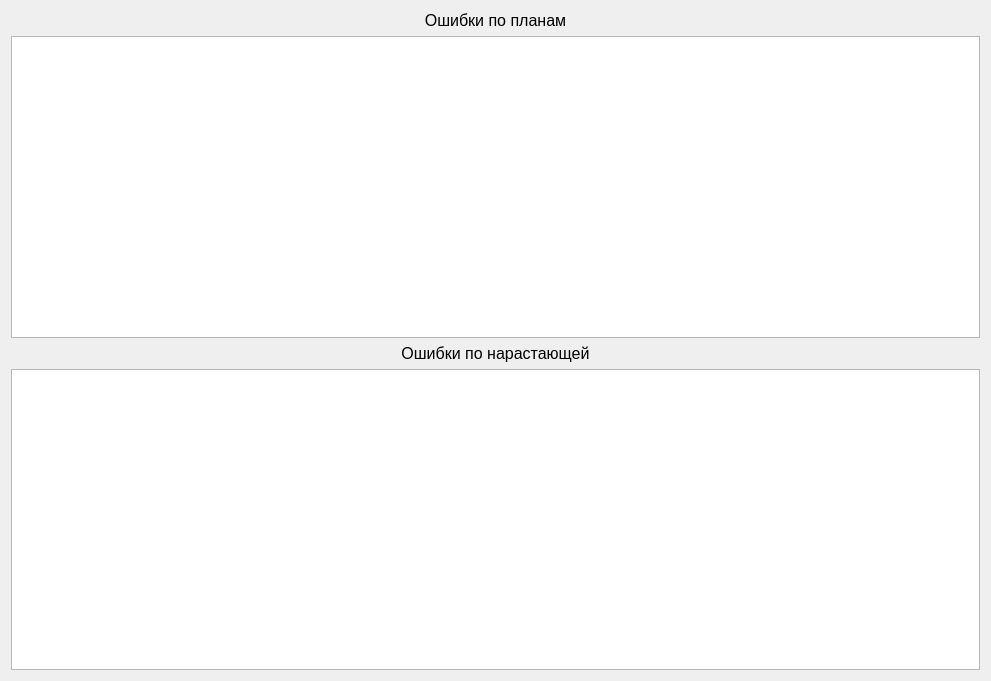
<?xml version="1.0" encoding="UTF-8"?>
<ui version="4.0">
 <class>ErrorDialog</class>
 <widget class="QDialog" name="ErrorDialog">
  <property name="windowModality">
   <enum>Qt::NonModal</enum>
  </property>
  <property name="geometry">
   <rect>
    <x>0</x>
    <y>0</y>
    <width>991</width>
    <height>681</height>
   </rect>
  </property>
  <property name="windowTitle">
   <string>Окно обработки ошибок</string>
  </property>
  <layout class="QGridLayout" name="gridLayout">
   <item row="3" column="0">
    <widget class="QTableView" name="remnants_table">
     <property name="editTriggers">
      <set>QAbstractItemView::NoEditTriggers</set>
     </property>
    </widget>
   </item>
   <item row="1" column="0">
    <widget class="QTableView" name="plan_table">
     <property name="editTriggers">
      <set>QAbstractItemView::NoEditTriggers</set>
     </property>
    </widget>
   </item>
   <item row="2" column="0">
    <widget class="QLabel" name="label">
     <property name="font">
      <font>
       <pointsize>12</pointsize>
      </font>
     </property>
     <property name="text">
      <string>Ошибки по нарастающей</string>
     </property>
     <property name="alignment">
      <set>Qt::AlignCenter</set>
     </property>
    </widget>
   </item>
   <item row="0" column="0">
    <widget class="QLabel" name="label_2">
     <property name="font">
      <font>
       <pointsize>12</pointsize>
      </font>
     </property>
     <property name="text">
      <string>Ошибки по планам</string>
     </property>
     <property name="alignment">
      <set>Qt::AlignCenter</set>
     </property>
    </widget>
   </item>
  </layout>
 </widget>
 <resources/>
 <connections/>
</ui>
